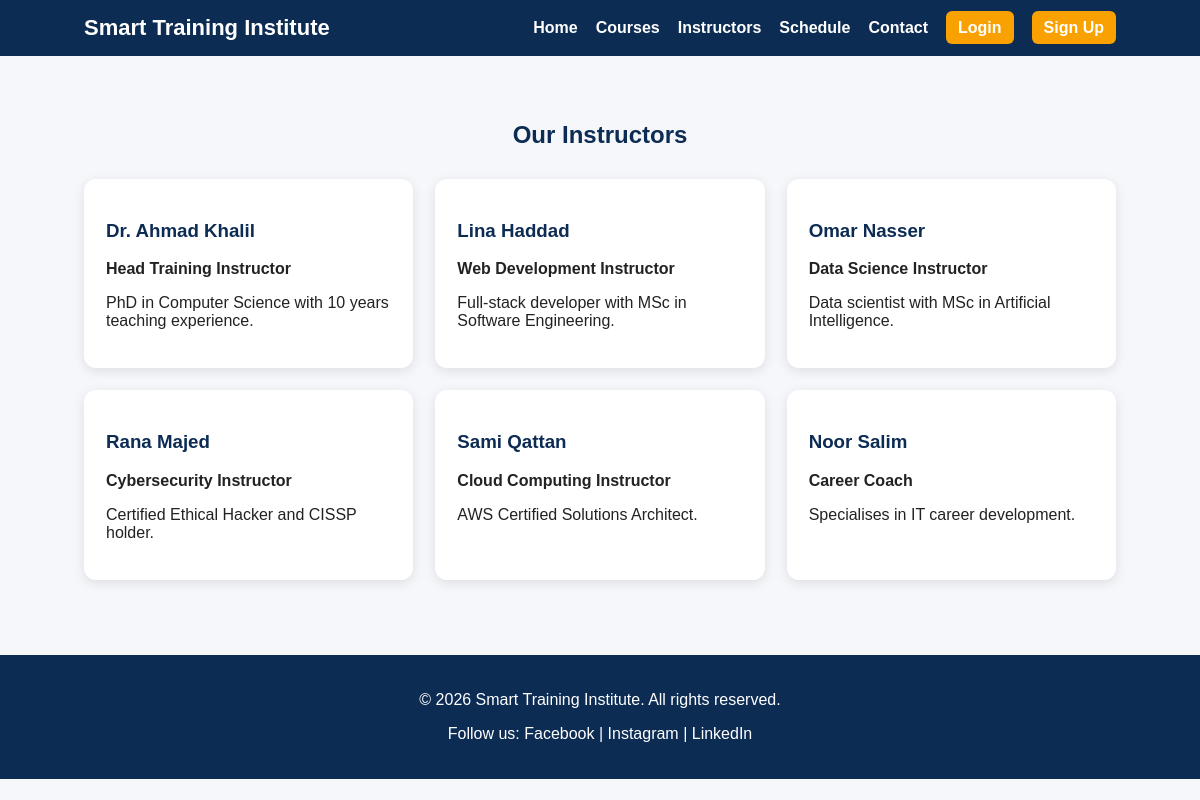
The app's page /instructors.php with its own data.
### tables this page shows
CREATE TABLE IF NOT EXISTS instructors (
    id INT AUTO_INCREMENT PRIMARY KEY,
    name VARCHAR(100) NOT NULL,
    role VARCHAR(100) NOT NULL,
    details TEXT NOT NULL
);

### instructors.php (the view)
<?php
include 'db.php';
include 'header.php';
$result = mysqli_query($conn, "SELECT * FROM instructors");
?>
<section class="section">
    <h2>Our Instructors</h2>
    <div class="cards">
        <?php while($instructor = mysqli_fetch_assoc($result)): ?>
            <div class="card">
                <h3><?php echo htmlspecialchars($instructor['name']); ?></h3>
                <p><strong><?php echo htmlspecialchars($instructor['role']); ?></strong></p>
                <p><?php echo htmlspecialchars($instructor['details']); ?></p>
            </div>
        <?php endwhile; ?>
    </div>
</section>
<?php include 'footer.php'; ?>

### style.css (style rules this page uses)
* { box-sizing: border-box; }
body { margin: 0; font-family: Arial, sans-serif; background: #f6f7fb; color: #222; }
.section { padding: 45px 7%; }
.section h2 { text-align: center; margin-bottom: 30px; color: #0d2c54; }
.cards { display: grid; grid-template-columns: repeat(3, 1fr); gap: 22px; }
.card { background: white; padding: 22px; border-radius: 12px; box-shadow: 0 3px 12px rgba(0,0,0,0.1); }
.card h3 { color: #0d2c54; }

### records on screen
instructors: name "Dr. Ahmad Khalil", role "Head Training Instructor", details "PhD in Computer Science with 10 years teaching experience."
instructors: name "Lina Haddad", role "Web Development Instructor", details "Full-stack developer with MSc in Software Engineering."
instructors: name "Omar Nasser", role "Data Science Instructor", details "Data scientist with MSc in Artificial Intelligence."
instructors: name "Rana Majed", role "Cybersecurity Instructor", details "Certified Ethical Hacker and CISSP holder."
instructors: name "Sami Qattan", role "Cloud Computing Instructor", details "AWS Certified Solutions Architect."
instructors: name "Noor Salim", role "Career Coach", details "Specialises in IT career development."
